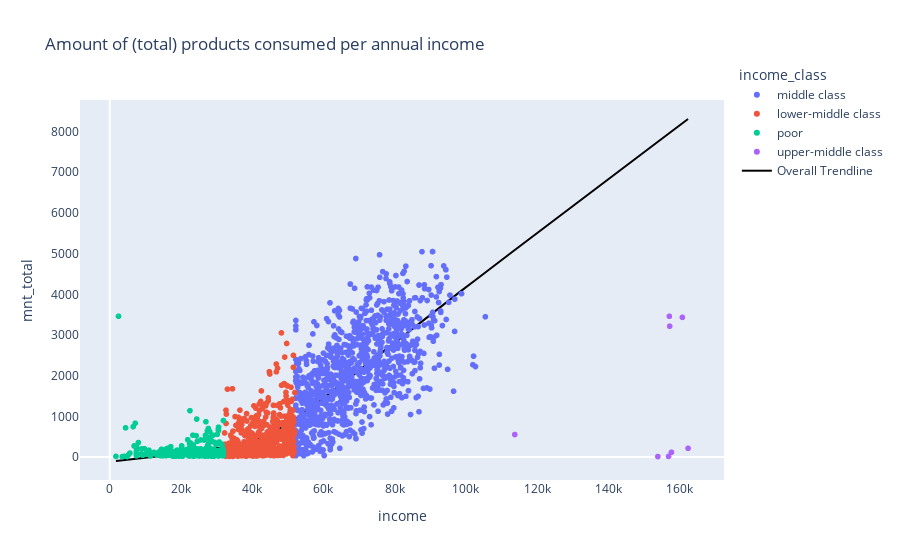

Notebook code for this chart:
### Markdown cell above
#### Product consumption correlation to `income`

### Code cell
fig, ax = plt.subplots(2,3,figsize=(24,6)) # Create subplots

# Create plots for individual products consumed
sns.scatterplot(data=df, x="income", y="mnt_wines", hue="income_class", ax=ax[0,0])
sns.scatterplot(data=df, x="income", y="mnt_fruits", hue="income_class", ax=ax[0,1])
sns.scatterplot(data=df, x="income", y="mnt_meat_products", hue="income_class", ax=ax[0,2])
sns.scatterplot(data=df, x="income", y="mnt_fish_products", hue="income_class", ax=ax[1,0])
sns.scatterplot(data=df, x="income", y="mnt_sweet_products", hue="income_class", ax=ax[1,1])
sns.scatterplot(data=df, x="income", y="mnt_gold_prods", hue="income_class", ax=ax[1,2])

# Create plotly plot for total products consumed
fig = px.scatter(df, x="income", y="mnt_total",color="income_class", color_continuous_scale='Agsunset_r', 
    trendline="lowess",trendline_scope="overall", trendline_color_override="black",
    title="Amount of (total) products consumed per annual income")

fig.update_xaxes(showgrid=False, zeroline=True)
fig.update_yaxes(showgrid=False, zeroline=True)
fig.update_layout(legend=dict(yanchor="top",y=1.1))

### Figure 1 — Plotly figure (JSON) as saved in the notebook; plotly's stock layout.template omitted (floating-point values rounded to 4 significant figures; data arrays with more than 128 entries replaced by an {"elided": "..."} marker saying what was removed)
{"data": [{"hovertemplate": "income_class=middle class<br>income=%{x}<br>mnt_total=%{y}<extra></extra>", "legendgroup": "middle class", "marker": {"color": "#636efa", "symbol": "circle"}, "mode": "markers", "name": "middle class", "showlegend": true, "type": "scattergl", "x": {"elided": "1107 float values"}, "xaxis": "x", "y": {"elided": "1107 int values"}, "yaxis": "y"}, {"hovertemplate": "income_class=lower-middle class<br>income=%{x}<br>mnt_total=%{y}<extra></extra>", "legendgroup": "lower-middle class", "marker": {"color": "#EF553B", "symbol": "circle"}, "mode": "markers", "name": "lower-middle class", "showlegend": true, "type": "scattergl", "x": {"elided": "682 int values"}, "xaxis": "x", "y": {"elided": "682 int values"}, "yaxis": "y"}, {"hovertemplate": "income_class=poor<br>income=%{x}<br>mnt_total=%{y}<extra></extra>", "legendgroup": "poor", "marker": {"color": "#00cc96", "symbol": "circle"}, "mode": "markers", "name": "poor", "showlegend": true, "type": "scattergl", "x": {"elided": "443 int values"}, "xaxis": "x", "y": {"elided": "443 int values"}, "yaxis": "y"}, {"hovertemplate": "income_class=upper-middle class<br>income=%{x}<br>mnt_total=%{y}<extra></extra>", "legendgroup": "upper-middle class", "marker": {"color": "#ab63fa", "symbol": "circle"}, "mode": "markers", "name": "upper-middle class", "showlegend": true, "type": "scattergl", "x": [113734, 157146, 160803, 162397, 157733, 153924, 156924, 157243], "xaxis": "x", "y": [554, 3460, 3434, 214, 118, 12, 16, 3216], "yaxis": "y"}, {"hovertemplate": "<b>LOWESS trendline</b><br><br>income=%{x}<br>mnt_total=%{y} <b>(trend)</b><extra></extra>", "legendgroup": "Overall Trendline", "line": {"color": "black"}, "mode": "lines", "name": "Overall Trendline", "showlegend": true, "type": "scatter", "x": {"elided": "2240 float values"}, "xaxis": "x", "y": {"elided": "2240 float values"}, "yaxis": "y"}], "layout": {"legend": {"title": {"text": "income_class"}, "tracegroupgap": 0, "y": 1.1, "yanchor": "top"}, "title": {"text": "Amount of (total) products consumed per annual income"}, "xaxis": {"anchor": "y", "domain": [0, 1], "showgrid": false, "title": {"text": "income"}, "zeroline": true}, "yaxis": {"anchor": "x", "domain": [0, 1], "showgrid": false, "title": {"text": "mnt_total"}, "zeroline": true}}}
